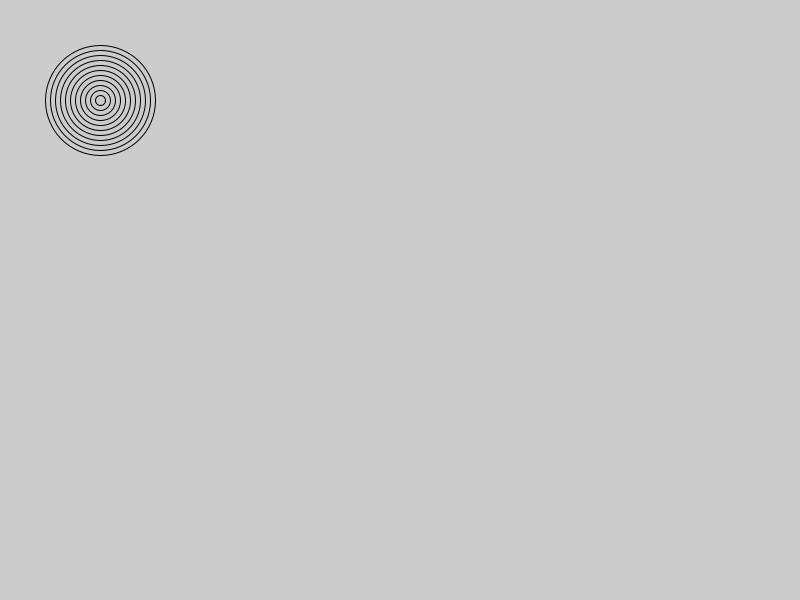
Frame 1 (no input)
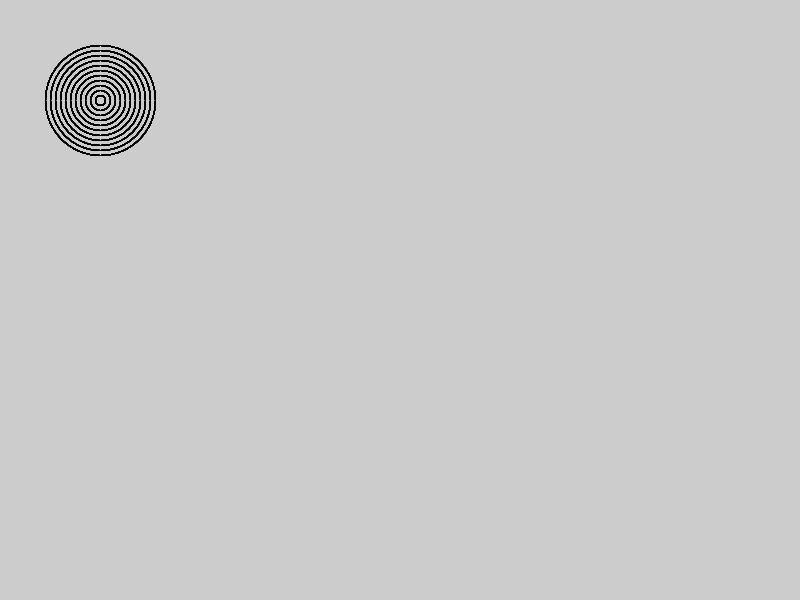
Frame 60 (the mouse pressed at the canvas centre just before this capture)
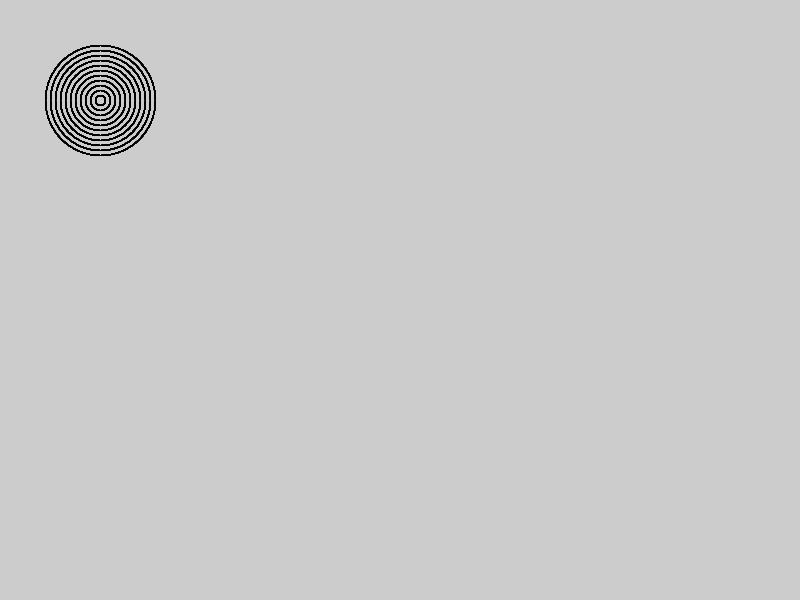
Frame 120 (the mouse held since frame 60 and released just before this capture)

The Processing sketch that drew these frames (run headless with seeded random() and noise(); from frame 60 on, the mouse is pressed at the canvas centre):

// Processing sketch: Bullseye
// ── Bullseye.pde
void setup() {
  size(800, 600);
}

void draw() {
  noFill();
  for (int i = 10; i < 115; i = i + 10) {
    ellipse(100, 100, i, i);
  }
}
